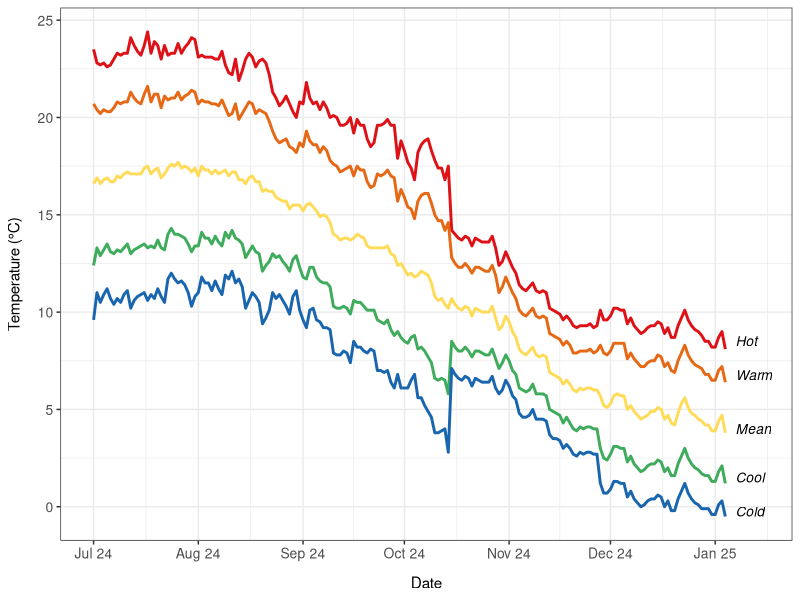
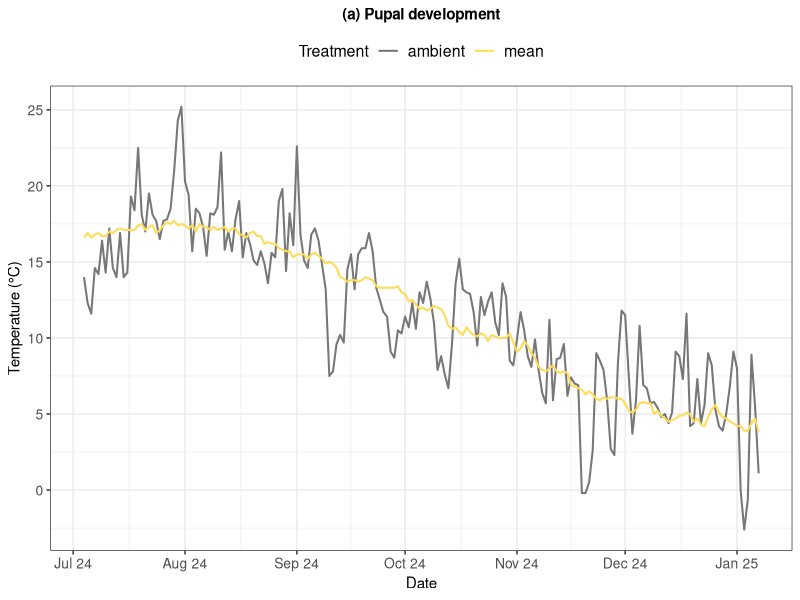
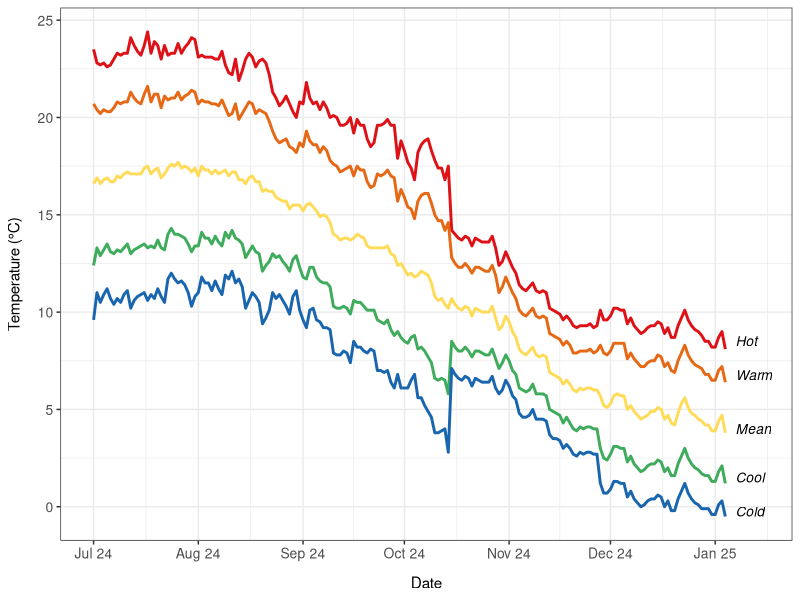
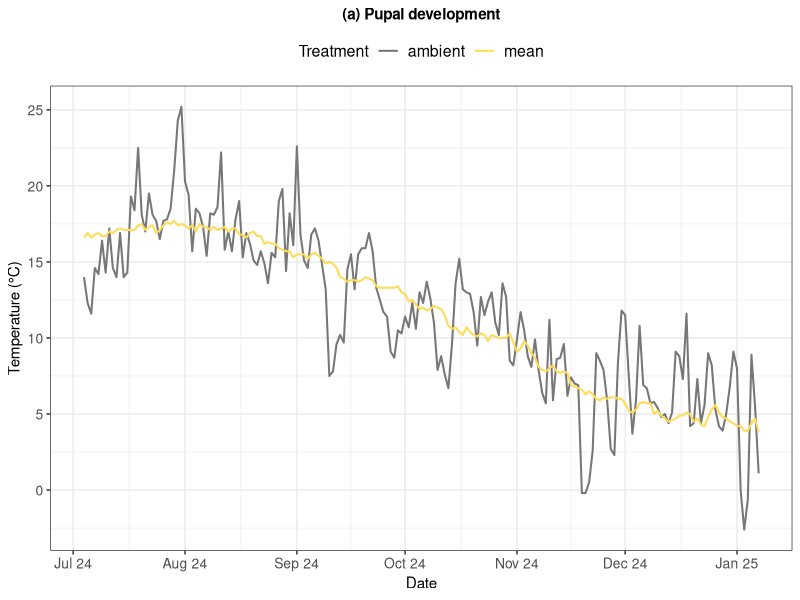

Source code (R) for these figures, in order:
#### DESCRIPTION ####

# This script cleans the pupal temperature treatment data and then plots (i) the
# experimental treatments and (ii) the mean and ambient treatments 

#### SET UP ####

# packages
library(here)
library(tidyverse)

# data
pupa_temperature_treatments <- read.csv(here("data_files", "pupa_temperature_treatments_daily.csv"))

# set up a common colour palette for plots
temperature_treatment_colours <- c("cold" = "#1965AE",
                                   "cool" = "#3FAB5C",
                                   "mean" = "#FFDB58",
                                   "warm" = "#E66815", 
                                   "hot" = "#DE1117", 
                                   "ambient" = "#777777") 

#### CLEAN #### 

# subset the temperature data to select the date, rounded columns and rename them 
temperatures <- pupa_temperature_treatments %>%
  subset(select = c(date,
                    ambient_rounded, 
                    cold_rounded, 
                    cool_rounded,
                    mean_rounded, 
                    warm_rounded, 
                    hot_rounded)) %>%
  rename(ambient = ambient_rounded, 
         cold = cold_rounded, 
         cool = cool_rounded, 
         mean = mean_rounded, 
         warm = warm_rounded, 
         hot = hot_rounded) %>%
  drop_na

# change to long format 
temperatures_long <- temperatures %>%
  pivot_longer(cols = -date,
               names_to = "treatment",
               values_to = "temperature")

# reorder the temperature treatments for plotting 
temperatures_long$treatment <- factor(temperatures_long$treatment, 
                                      levels = c("hot", "warm", "mean", "cool", "cold", "ambient"))

# convert data from a character to a date 
temperatures_long$date <- as.Date(temperatures_long$date, format = "%d/%m/%Y")
 
#### PLOT ####

# filter for the experimental treatments 
experimental_temperatures <- temperatures_long %>%
  filter(treatment %in% c("cold", "cool", "mean", "warm", "hot"))

# make a data frame to label the treatments 
label_df <- data.frame(
  x = as.Date("2025-01-10"),
  y = c(8.5, 6.75, 4, 1.5, -0.25),
  group = c("Hot", "Warm", "Mean", "Cool", "Cold"))

# plot the experimental treatments as individual lines
pupa_temperature_treatments_experimental <- ggplot(experimental_temperatures, 
                                                   aes(x = date, 
                                                       y = temperature, 
                                                       colour = treatment)) + 
  geom_line(linewidth = 1) + 
  labs(x = "Date",
       y = "Temperature (°C)",
       color = "Treatment") +
  geom_text(data = label_df,
            aes(x = x, 
                y = y, 
                label = group, 
                color = group),
            fontface = "italic",
            hjust = 0,
            size = 3.5,
            colour = "black") +
  expand_limits(x = as.Date("2025-01-17")) +
  scale_colour_manual(values = temperature_treatment_colours) +
  scale_x_date(breaks = seq(as.Date("2024-07-04"),
                            as.Date("2025-01-08"), 
                            by = "1 month"),
               date_labels = "%b %y",
               limits = c(as.Date("2024-07-04"),
                          as.Date("2025-01-17"))) +
  theme_bw() + 
  theme(plot.title = element_text(hjust = 0.5, 
                                  face = "bold",
                                  size = 11),
        axis.title = element_text(size = 11),
        axis.text = element_text(size = 10),
        axis.title.x = element_text(margin = margin(t = 10)), 
        axis.title.y = element_text(margin = margin(r = 10)),
        legend.position = "none")  

pupa_temperature_treatments_experimental

ggsave(here("figures", "pupa_temperature_treatments_experimental.png"), 
            plot = pupa_temperature_treatments_experimental, width = 6, height = 4, dpi = 300)

#### MEAN vs AMBIENT ####

# filter for the mean and ambient treatments 
mean_and_ambient_temperatures <- temperatures_long %>%
  filter(treatment %in% c("mean", "ambient"))

# change the order of the treatments for plotting 
mean_and_ambient_temperatures$treatment <- factor(mean_and_ambient_temperatures$treatment, levels = c("ambient", "mean"))

# plot the mean and ambient treatments as individual lines 
pupa_temperature_treatments_mean_ambient <- ggplot(mean_and_ambient_temperatures, 
                                                   aes(x = date, 
                                                       y = temperature, 
                                                       colour = treatment)) + 
  geom_line(linewidth = 0.7) + 
  labs(title = "(a) Pupal development",
       x = "Date",
       y = "Temperature (°C)",
       color = "Treatment") +
  scale_colour_manual(values = c("ambient" = "#777777",
                                 "mean" = "#FFDB58")) +
  scale_x_date(date_breaks = "1 month", 
               date_labels = "%b %y") +
  theme_bw() + 
  theme(plot.title = element_text(hjust = 0.5, 
                                  face = "bold", 
                                  size = 11),
        axis.title = element_text(size = 11),
        axis.text = element_text(size = 10),
        legend.text = element_text(size = 11.5),
        legend.title = element_text(size = 11.5),
        legend.position = "top")  

# check it looks as expected
pupa_temperature_treatments_mean_ambient

# save as a csv file in the figures folder
ggsave(here("figures", "pupa_temperature_treatments_mean_ambient.png"), 
            plot = pupa_temperature_treatments_mean_ambient, width = 6, height = 4, dpi = 300)
